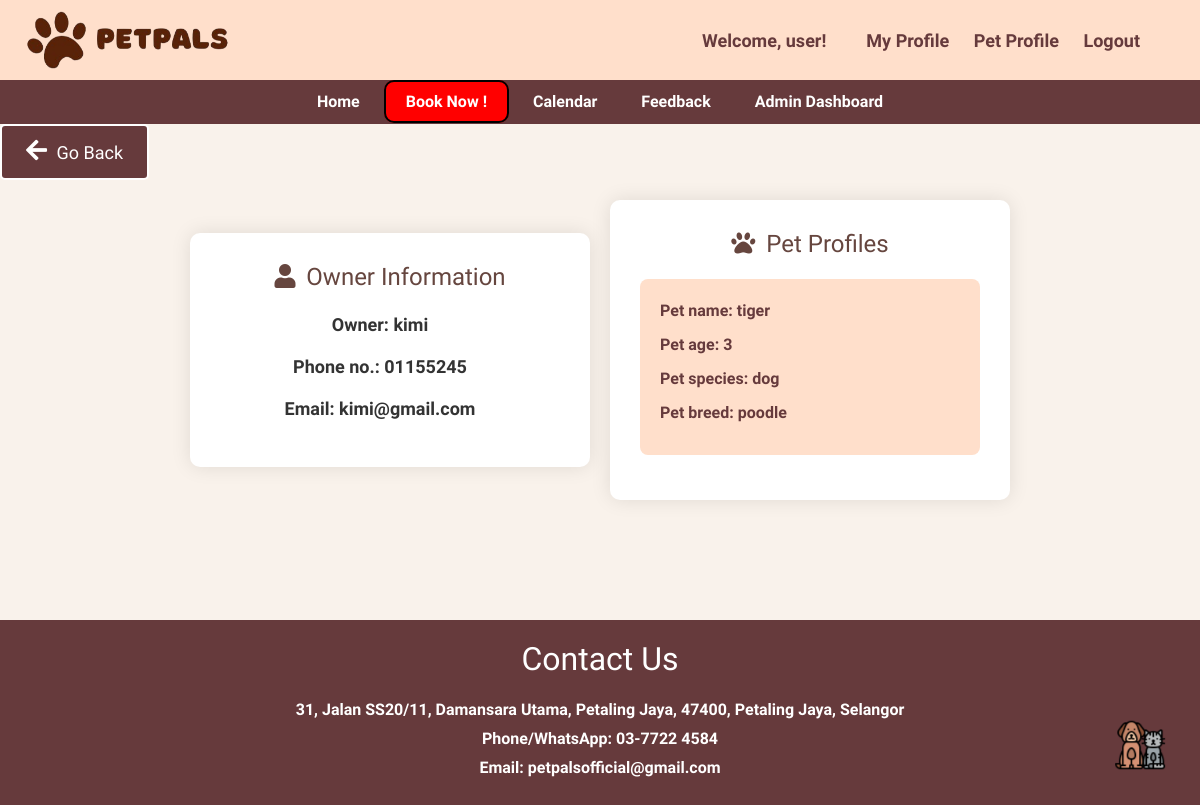
Page /ownerprofile/94/ (signed in) on the earlier database version.
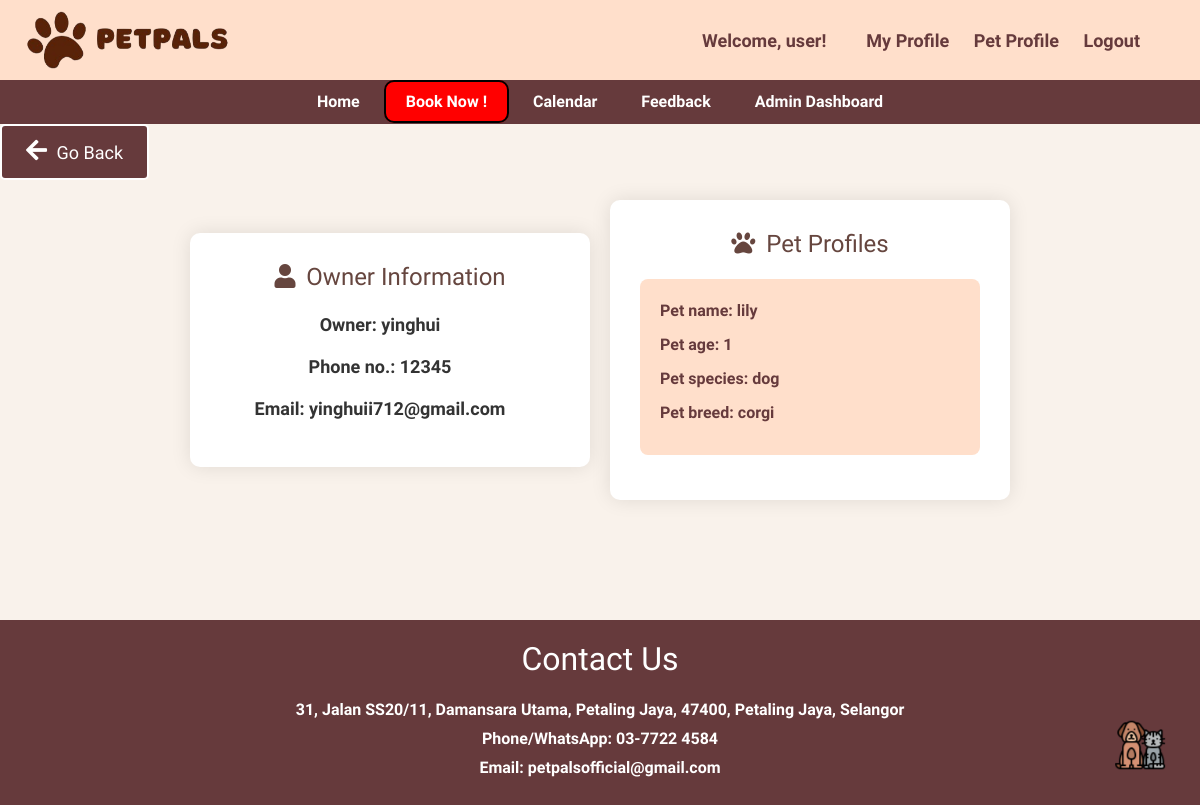
Same page on the later database version.
### main/models.py (models this page shows, shortened)
class Booking(models.Model):
    owner = models.ForeignKey(Owner, null=True, on_delete=models.CASCADE)
    pet = models.ManyToManyField(Pet)
    room = models.ForeignKey(Room, null=True, on_delete=models.CASCADE)
    date = models.DateField(blank=True, null=True)
    TIME_CHOICES = [
        ('09:00', '9:00'),
        ('10:00', '10:00'),
        ('11:00', '11:00'),
        ('12:00', '12:00'),
        ('14:00', '2:00'),
        ('15:00', '3:00'),
        ('16:00', '4:00'),
        ('17:00', '5:00'),
        ('full_day', 'Full (7:00-19:00)'),
        ('morning', 'Morning (7:00-12:00)'),
        ('noon', 'Noon (13:00-19:00)'),
    ]
    time = models.CharField(max_length=10, choices=TIME_CHOICES, blank=True, null=True)
    SERVICE_CHOICES = [
        ('Hair Grooming', 'Hair Grooming'),
        ('Bath and Dry', 'Bath and Dry'),
        ('Pet Hotel', 'Pet Hotel'),
        ('Pet Daycare', 'Pet Daycare'),
    ]
    service = models.CharField(max_length=50, choices=SERVICE_CHOICES)
    STATUS_CHOICES = [
        ('Ongoing', 'Ongoing'),
        ('Completed', 'Completed'),
        ('Cancelled', 'Cancelled'),
    ]
    status = models.CharField(max_length=20, choices=STATUS_CHOICES, default='Ongoing')
    checkin = models.DateField(null=True, blank=True)
    checkout = models.DateField(null=True, blank=True)

class Owner(models.Model):
    user = models.OneToOneField(User, on_delete=models.CASCADE)
    phone_number = models.CharField(max_length=15, blank=True)
    email = models.EmailField(blank=True)
    def __str__(self):
        return self.user.username

class Pet(models.Model):
    name = models.CharField(max_length=20)
    owner = models.ForeignKey(Owner, null=True, on_delete=models.CASCADE)
    age = models.PositiveBigIntegerField()
    species = models.CharField(max_length=50)
    breed = models.CharField(max_length=50)
    profile_pic = models.ImageField(default="profile.jpg", null=True, blank=True)
    def __str__(self):
        return self.name

### main/views.py (the view)
# urls.py: path('ownerprofile/<int:booking_id>/', views.ownerpf, name='ownerpf'),
def ownerpf(request, booking_id):
    booking = get_object_or_404(Booking, id=booking_id)
    pets = booking.pet.all()
    print(pets)  # Debug output
    return render(request, 'admin_showprofile.html', {'booking': booking, 'pets': pets})

### main/templates/admin_showprofile.html (shortened to what this page needs)
{% extends 'base.html' %}
{% block content %}
<!DOCTYPE html>
<html lang="en">
<head>
    <link rel="stylesheet" href="https://cdnjs.cloudflare.com/ajax/libs/font-awesome/5.15.3/css/all.min.css">
</head>
<body>
<a href="{% url 'admin_dashboard' %}"><button><i class="fas fa-arrow-left"></i> Go Back</button></a>
    <div class="container-wrapper">
        <div class="profile1">
            <h2 class="pf"><i class="fas fa-user"></i> Owner Information</h2>
            <div class="profile-info">
                <p><strong>Owner:</strong> {{ booking.owner }}</p>
                <p><strong>Phone no.:</strong> {{ booking.owner.phone_number }}</p>
                <p><strong>Email:</strong> {{ booking.owner.email }}</p>
            </div>
        </div>
        <div class="bigcontainer">
            <h2 class="pf"><i class="fas fa-paw"></i> Pet Profiles</h2>
            {% for pet in pets %}
            <div class="profile-container">
                <div class="profile-info">
                    <p><strong>Pet name:</strong> {{ pet.name }}</p>
                    <p><strong>Pet age:</strong> {{ pet.age }}</p>
                    <p><strong>Pet species:</strong> {{ pet.species }}</p>
                    <p><strong>Pet breed:</strong> {{ pet.breed }}</p>
                </div>
            </div>
            {% endfor %}
        </div>
    </div>
</html>
{% endblock %}

Differences in the rows shown:
no longer on this page (row unchanged): Pet: name "tiger", age "3", species "dog", breed "poodle"
changed Booking: owner "kimi" → "yinghui"; owner.phone_number "01155245" → "12345"; owner.email "kimi@gmail.com" → "yinghuii712@gmail.com"
now on this page (row edited): Pet: name "lily", age "1", species "dog", breed "corgi"
